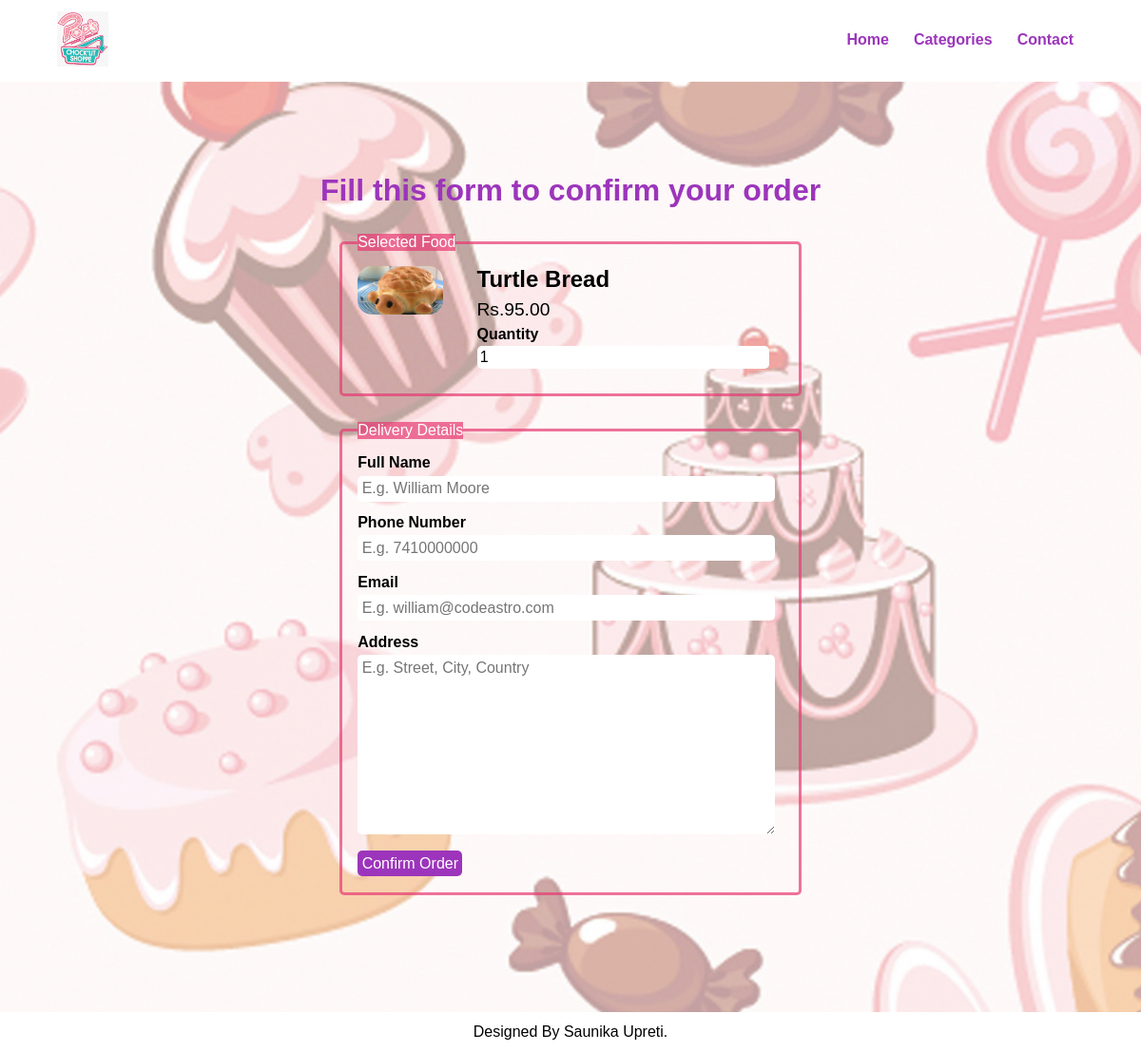
/order.php?food_id=3, run on the app's committed database.
### tables this page shows
CREATE TABLE `Flavors` (
  `id` int(10) UNSIGNED NOT NULL,
  `title` varchar(100) NOT NULL,
  `price` decimal(10,2) NOT NULL,
  `image_name` varchar(255) NOT NULL,
  `product_id` int(10) UNSIGNED NOT NULL,
  `featured` varchar(10) NOT NULL,
  `active` varchar(10) NOT NULL
);

### order.php (the view, shortened to what this page needs)
<?php include('partials-front/menu.php'); ?>
    <?php
        if(isset($_GET['food_id']))
        {
            $food_id = $_GET['food_id'];
            $sql = "SELECT * FROM Flavors WHERE id=$food_id";
            $res = mysqli_query($conn, $sql);
            $count = mysqli_num_rows($res);
            if($count==1)
            {
                $row = mysqli_fetch_assoc($res);
                $title = $row['title'];
                $price = $row['price'];
                $image_name = $row['image_name'];
            }
            else
            {
                header('location:'.SITEURL);
            }
        }
        else
        {
            header('location:'.SITEURL);
        }
    ?>
    <section class="food-search2">
        <div class="container">
            <h2 class="text-center text-purple">Fill this form to confirm your order</h2>
            <form action="" method="POST" class="order">
                <fieldset>
                    <legend>Selected Food</legend>
                    <div class="food-menu-img">
                        <?php
                            if($image_name=="")
                            {
                                echo "<div class='error'>Image not Available.</div>";
                            }
                            else
                            {
                                ?>
                                <img src="<?php echo SITEURL; ?>proj_images/<?php echo $image_name; ?>" alt="Bake" class="img-responsive img-curve">
                                <?php
                            }
                        ?>
                    </div>
                    <div class="food-menu-desc">
                        <h3><?php echo $title; ?></h3>
                        <p class="food-price">Rs.<?php echo $price; ?></p>
                        <div class="order-label">Quantity</div>
                        <input type="number" name="qty" class="input-responsive" value="1" required>
                    </div>
                </fieldset>
                <fieldset>
                    <legend>Delivery Details</legend>
                    <div class="order-label">Full Name</div>
                    <input type="text" name="full-name" placeholder="E.g. William Moore" class="input-responsive" required>
                    <div class="order-label">Phone Number</div>
                    <input type="tel" name="contact" placeholder="E.g. 7410000000" class="input-responsive" required>
                    <div class="order-label">Email</div>
                    <input type="email" name="email" placeholder="E.g. william@codeastro.com" class="input-responsive" required>
                    <div class="order-label">Address</div>
                    <textarea name="address" rows="10" placeholder="E.g. Street, City, Country" class="input-responsive" required></textarea>
                    <input type="submit" name="submit" value="Confirm Order" class="btn btn-primary">
                </fieldset>
            </form>
        </div>
    </section>
    <?php include('partials-front/footer.php'); ?>

### css/style.css (style rules this page uses)
* { margin: 0 0; padding: 0 0; font-family: Arial, Helvetica, sans-serif; }
.container { width: 90%; height: auto; margin: 0 auto; padding: 1%; }
.img-responsive { width: 100%; }
.img-curve { border-radius: 15px; }
.text-center { text-align: center; }
.text-purple { color: #9c35bb; }
.btn { padding: 1%; border: none; font-size: 1rem; border-radius: 5px; }
.btn-primary { background-color: #9c35bb; color: white; cursor: pointer; }
h2 { color: rgb(231, 57, 115); font-size: 2rem; margin-bottom: 2%; }
h3 { font-size: 1.5rem; }
fieldset { border: 3px solid rgba(231, 57, 115, 0.7); margin: 5%; padding: 3%; border-radius: 5px; }
legend { color: white; background-color: rgba(231, 57, 115, 0.7); }
.food-search2 { background-image: url(../proj_images/bg_images/bg3b.jpg); background-size: cover; background-repeat: no-repeat; background-position: center; padding: 7% 0; }
.food-menu-img { width: 20%; float: left; }
.food-menu-desc { width: 70%; float: left; margin-left: 8%; }
.food-price { font-size: 1.2rem; margin: 2% 0; }
.order { width: 50%; margin: 0 auto; }
.input-responsive { width: 96%; padding: 1%; margin-bottom: 3%; border: none; border-radius: 5px; font-size: 1rem; }
.order-label { margin-bottom: 1%; font-weight: bold; }

### data on the page
flavors: image_name (picture), title "Turtle Bread", price "95.00"
